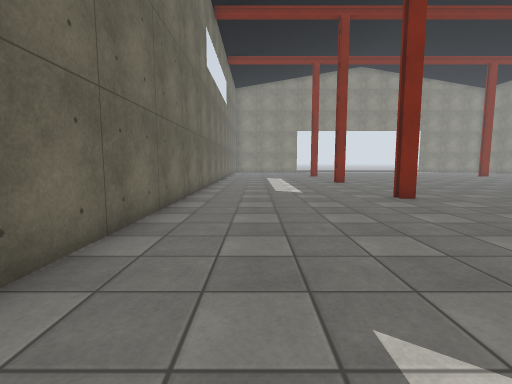
View 1 (above)

19 first-person views from a walk through a world built for the Gazebo simulator. The camera is 1.2 m above the floor, tilts 6° down and sees 85° across. The floor is counted in squares, 1 m on a side. Each view is taken from the middle of a square. On the plan, view 1 faces up. The plan holds only what a view shows up to about 12 squares ahead; the rest is blank. The place goes on beyond the plan. Surface patterns are stand-ins for the level's own textures.

View 2
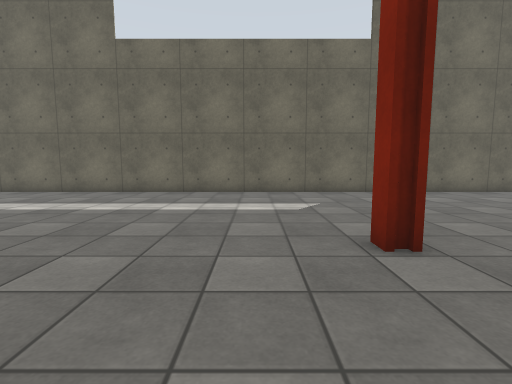

View 3
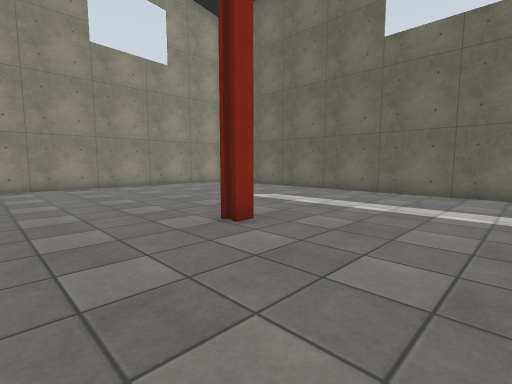

View 4
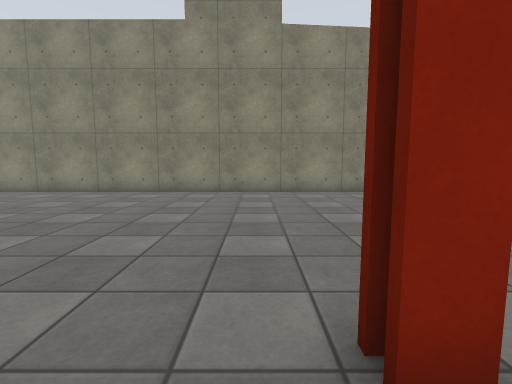

View 5
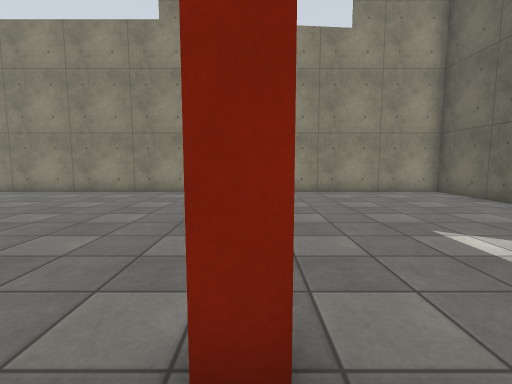

View 6
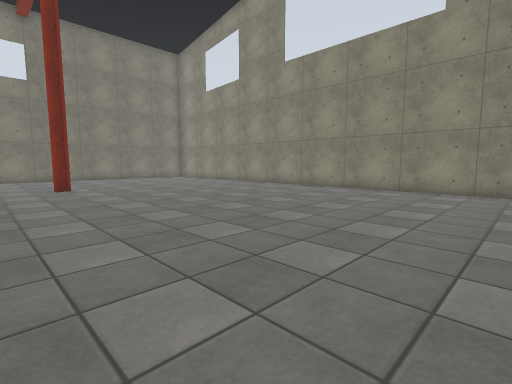

View 7
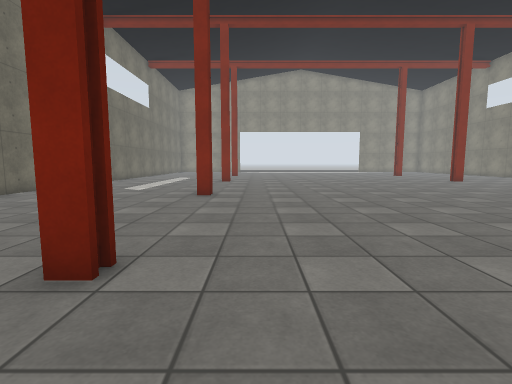

View 8
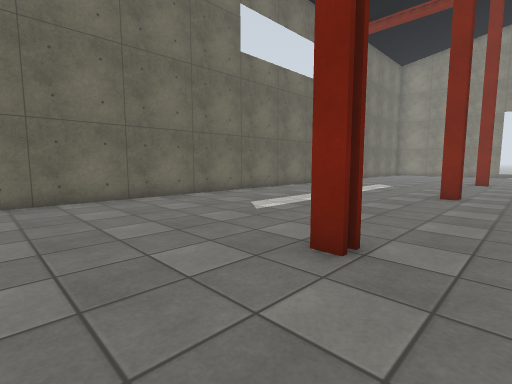

View 9
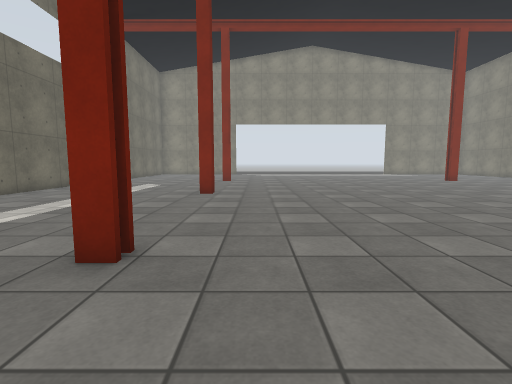

View 10
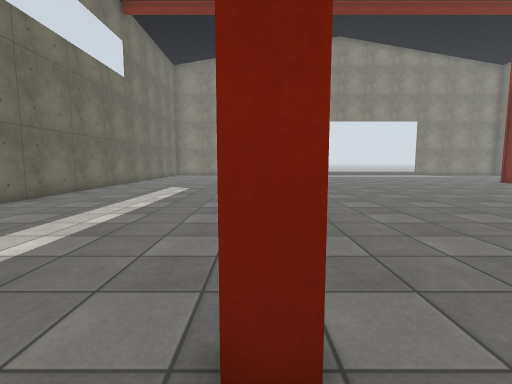

View 11
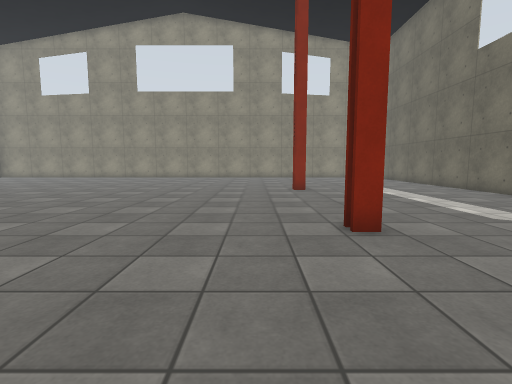

View 12
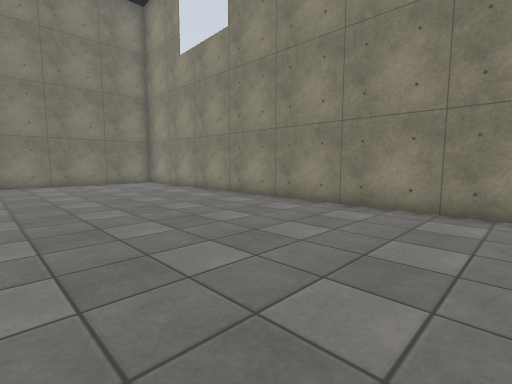

View 13
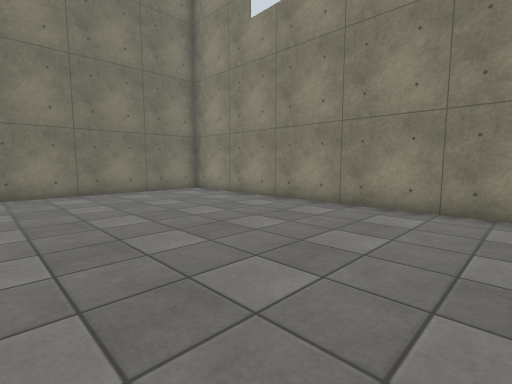

View 14
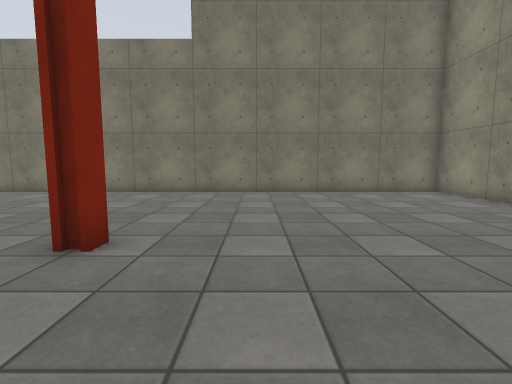

View 15
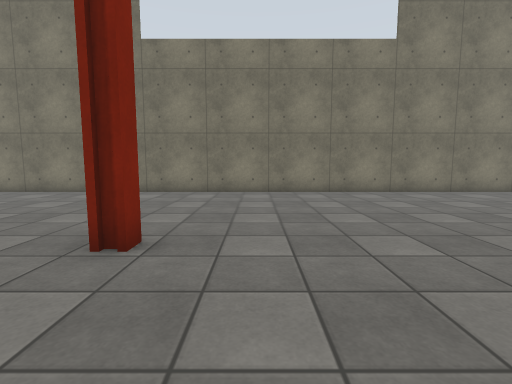

View 16
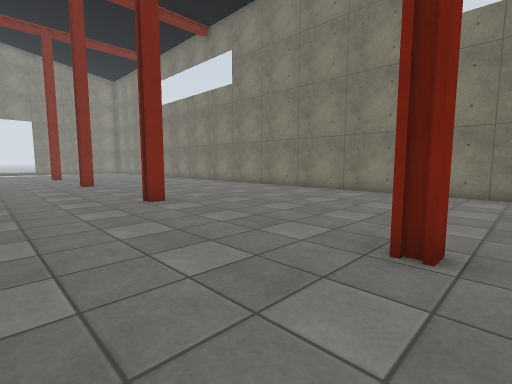

View 17
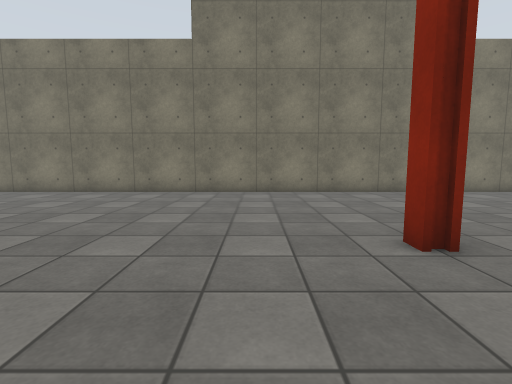

View 18
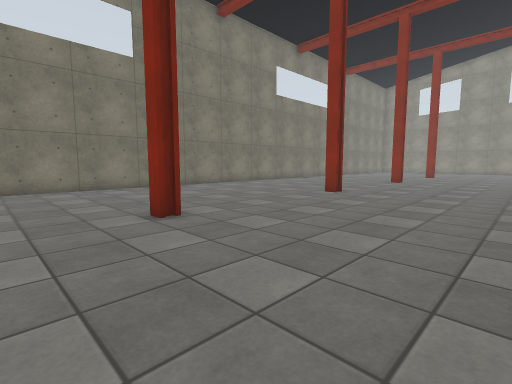

View 19
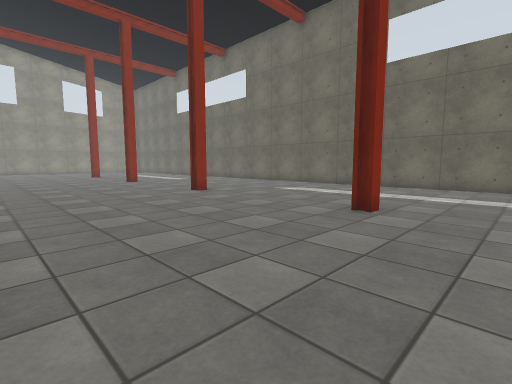

### Floor plan
Points are (right, up) in squares from view 1. A wall is a line through its corners. A room is listed if a view was taken in it or the views show most of it. See-through windows are left out.
Room 1 (views 1, 2, 3, 4, 5, 6, 7, 8, 9, 10, 11, 12, 13, 14, 15, 16, 17, 18, 19)
walls: (4.8, 2.3) (5.3, 2.3) (5.3, 1.7) (4.8, 1.7); (20.2, 1.7) (19.7, 1.7) (19.7, 2.2); (5.3, 9.9) (5.3, 9.3) (4.8, 9.3) (4.8, 9.8); (20.2, 9.3) (19.7, 9.3) (19.7, 9.7) (20.2, 9.7); (4.8, -5.2) (5.3, -5.2) (5.3, -5.8); (20.2, -5.8) (19.7, -5.8) (19.7, -5.2) (20.2, -5.2); (19.7, 16.6) (19.7, 17.2) (20.2, 17.2); (4.8, 17.2) (5.3, 17.2) (5.3, 16.8) (4.8, 16.8); (-2.4, 13.8) (-2.4, -15.5) (27.4, -15.5) (27.4, 20.5); (-2.4, 20.1) (-2.4, 16)

Where each view was taken, in squares from view 1:
view 1: 0 up, 0 right, facing up
view 2: 0 up, 9 right, facing left
view 3: 1 down, 9 right, facing down-left
view 4: 4 down, 6 right, facing down
view 5: 4 down, 5 right, facing down
view 6: 3 down, 6 right, facing down-right
view 7: 1 down, 7 right, facing up
view 8: 6 up, 7 right, facing up-left
view 9: 6 up, 7 right, facing up
view 10: 8 up, 5 right, facing up
view 11: 7 up, 7 right, facing down
view 12: 8 down, 11 right, facing down-right
view 13: 8 down, 16 right, facing down-right
view 14: 8 down, 16 right, facing right
view 15: 0 up, 16 right, facing right
view 16: 1 up, 16 right, facing up-right
view 17: 12 up, 16 right, facing right
view 18: 20 up, 14 right, facing down-right
view 19: 20 up, 12 right, facing down-left
